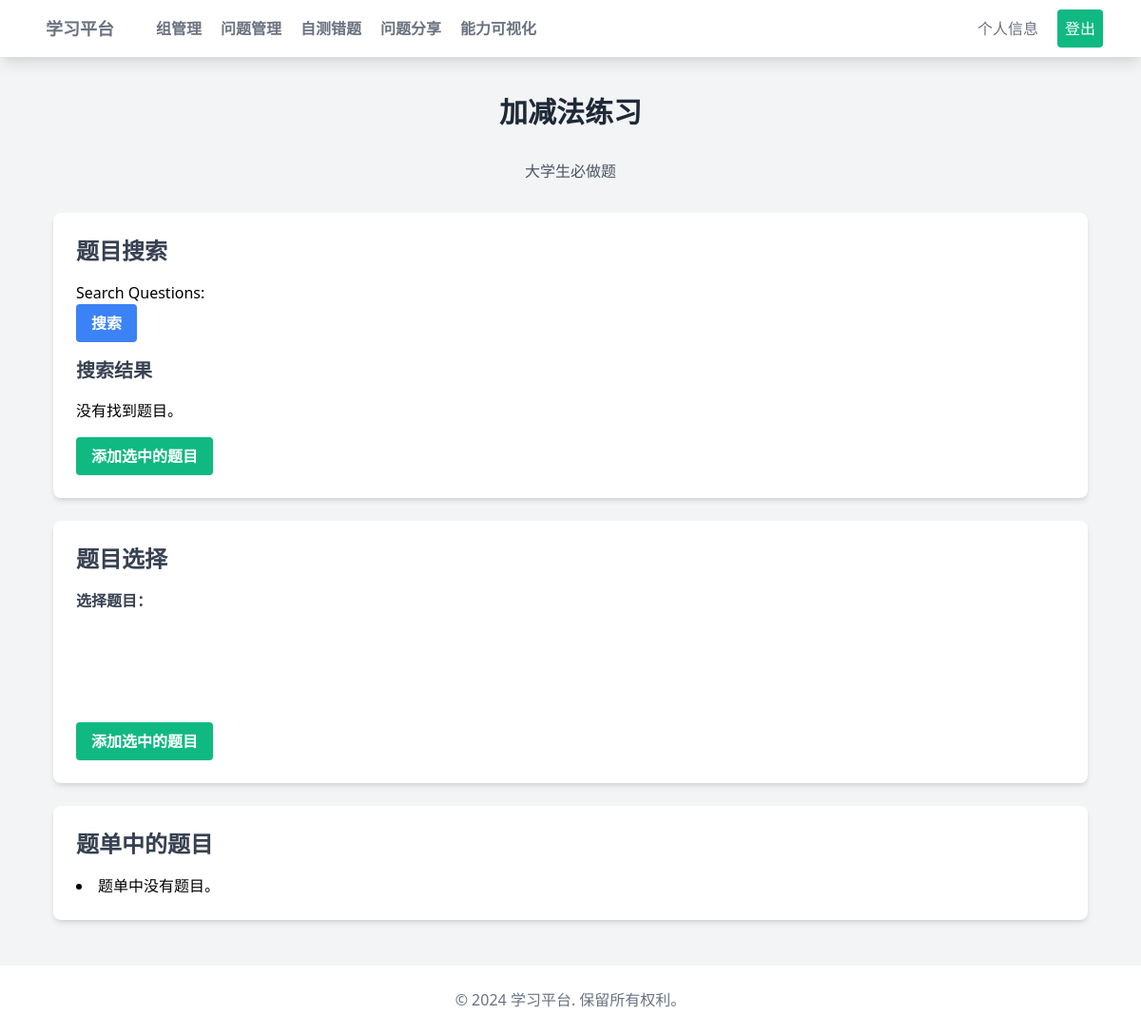
/questions/set_detail/1/ (signed in), run on an earlier commit of the app's database.
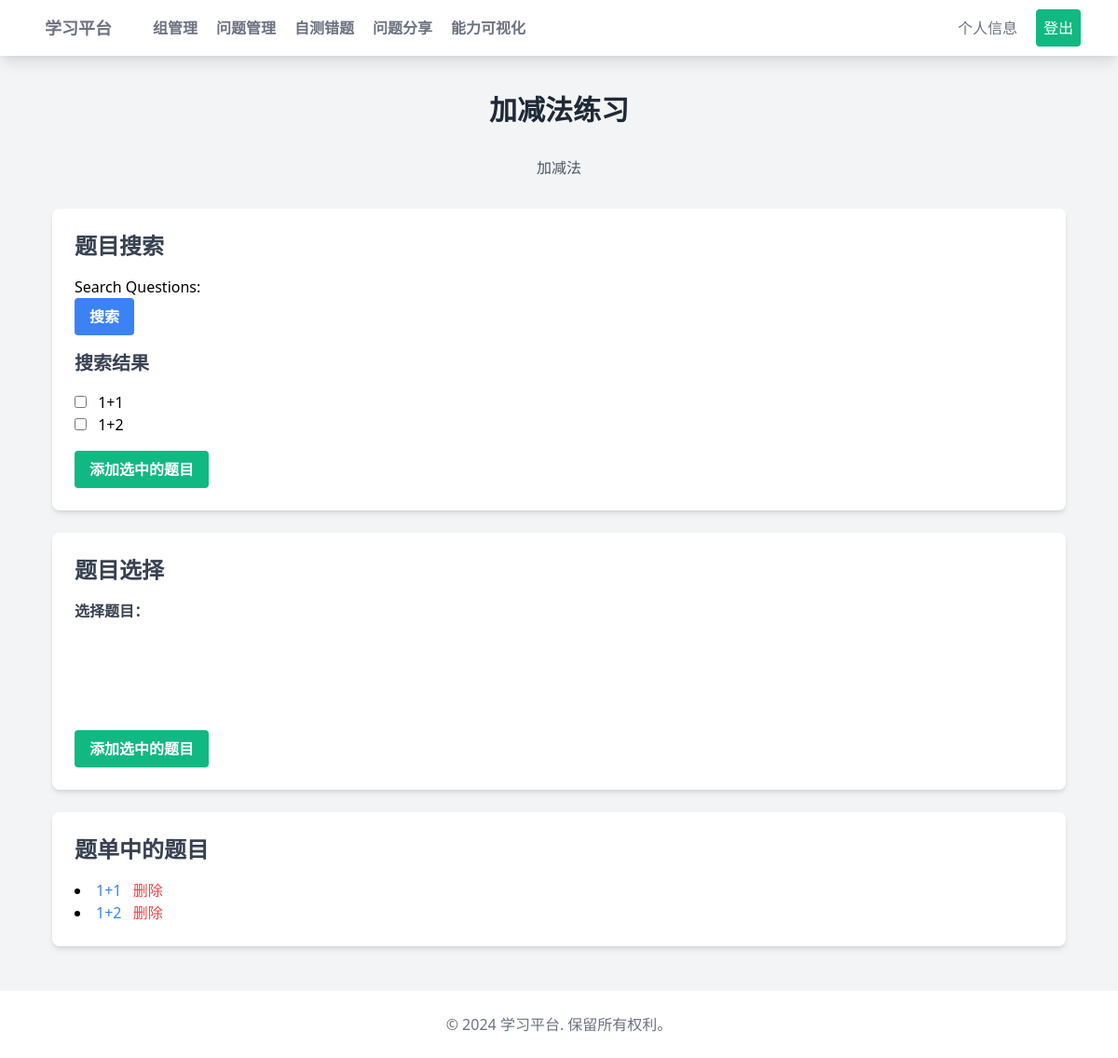
And on a later commit of the database.
### questions/models.py (models this page shows, shortened)
class QuestionSet(models.Model):
    name = models.CharField(max_length=255)
    description = models.TextField(blank=True)
    questions = models.ManyToManyField(Question, related_name='question_sets', blank=True)
    creator = models.ForeignKey(settings.AUTH_USER_MODEL, on_delete=models.CASCADE)
    shared_with = models.ManyToManyField(settings.AUTH_USER_MODEL, related_name='shared_question_sets', blank=True)

class Question(models.Model):
    TEXT = 'text'
    IMAGE = 'image'
    FORMAT_CHOICES = [
        (TEXT, 'Text'),
        (IMAGE, 'Image')
    ]
    title = models.CharField(max_length=255)
    description = models.TextField(blank=True)
    format = models.CharField(max_length=5, choices=FORMAT_CHOICES)
    image = models.ImageField(upload_to='questions/', blank=True, null=True)
    correct_answer = models.TextField(blank=True)
    creator = models.ForeignKey(settings.AUTH_USER_MODEL, on_delete=models.CASCADE)
    shared_with = models.ManyToManyField(settings.AUTH_USER_MODEL, related_name='shared_questions', blank=True)

### questions/views.py (the view)
# urls.py: path('set_detail/<int:question_set_id>/', views.question_set_detail, name='question_set_detail'),
@login_required
def question_set_detail(request, question_set_id):
    question_set = get_object_or_404(QuestionSet, id=question_set_id)
    if request.method == 'GET':
        search_form = QuestionSearchForm(request.GET)
        if search_form.is_valid():
            query = search_form.cleaned_data['query']
            search_results = Question.objects.filter(title__icontains=query)
        else:
            search_results = Question.objects.none()
    else:
        search_results = Question.objects.none()
        search_form = QuestionSearchForm()
    return render(request, 'questions/detail_question_set.html', {
        'question_set': question_set,
        'search_form': search_form,
        'search_results': search_results,
        'available_questions': Question.objects.filter(creator=request.user).exclude(question_sets=question_set)
    })

### questions/forms.py
class QuestionSearchForm(forms.Form):
    query = forms.CharField(max_length=255, required=False, label='Search Questions')

### questions/templates/questions/detail_question_set.html (shortened to what this page needs)
{% extends "basehome.html" %}
{% block content %}
<div class="max-w-6xl mx-auto mt-10 px-4">
    <h1 class="text-3xl font-bold text-center text-gray-800 mb-8">{{ question_set.name }}</h1>
    <p class="text-center text-gray-600 mb-8">{{ question_set.description }}</p>
    <div class="bg-white shadow-md rounded-lg p-6 mb-6">
        <h2 class="text-2xl font-semibold text-gray-700 mb-4">题目搜索</h2>
        <form method="get" action="{% url 'question_set_detail' question_set.id %}">
            {{ search_form.as_p }}
            <button type="submit" class="bg-blue-500 hover:bg-blue-600 text-white font-bold py-2 px-4 rounded">搜索</button>
        </form>
        <h3 class="text-xl font-semibold text-gray-700 mt-4 mb-4">搜索结果</h3>
        <form id="search-results-form" method="post" action="{% url 'add_question_to_set' question_set.id %}">
            <ul>
                {% for question in search_results %}
                <li>
                    <input type="checkbox" name="question_ids" value="{{ question.id }}" class="mr-2">
                    {{ question.title }}
                </li>
                {% empty %}
                <li>没有找到题目。</li>
                {% endfor %}
            </ul>
            <button type="button" onclick="addQuestions('{{ question_set.id }}')" class="bg-green-500 hover:bg-green-600 text-white font-bold py-2 px-4 rounded mt-4">添加选中的题目</button>
        </form>
    </div>
    <div class="bg-white shadow-md rounded-lg p-6 mb-6">
        <h2 class="text-2xl font-semibold text-gray-700 mb-4">题目选择</h2>
        <form id="available-questions-form" method="post" action="{% url 'add_question_to_set' question_set.id %}">
            <label for="available_questions" class="block text-gray-700 font-bold mb-2">选择题目：</label>
            <select id="available_questions" name="question_ids" multiple class="form-multiselect block w-full mt-1">
            </select>
            <button type="button" onclick="addQuestions('{{ question_set.id }}')" class="bg-green-500 hover:bg-green-600 text-white font-bold py-2 px-4 rounded mt-4">添加选中的题目</button>
        </form>
    </div>
    <div class="bg-white shadow-md rounded-lg p-6">
        <h2 class="text-2xl font-semibold text-gray-700 mb-4">题单中的题目</h2>
        <ul id="question-list" class="list-disc list-inside">
            {% for question in question_set.questions.all %}
            <li>
                <a href="{% url 'question_detail' question.id %}" class="text-blue-500 hover:text-blue-700">{{ question.title }}</a>
                <button type="button" onclick="removeQuestion('{{ question_set.id }}', '{{ question.id }}')" class="text-red-500 hover:text-red-700 ml-2">删除</button>
            </li>
            {% empty %}
            <li>题单中没有题目。</li>
            {% endfor %}
        </ul>
    </div>
</div>
{% endblock %}

What changed in the data, as far as the page shows it:
changed QuestionSet "加减法练习": description "大学生必做题" → "加减法"
added Question: title "1+1"
added Question: title "1+2"
Also different on the page:
text no longer shown: "没有找到题目。 题单中没有题目。"
